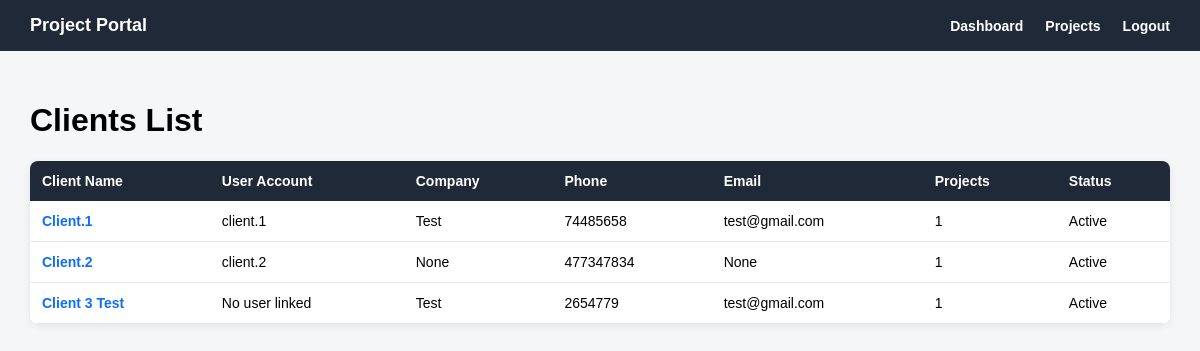
/clients/ (signed in), run on the app's committed database.
### clients/models.py (models this page shows, shortened)
class Client(models.Model):
    user = models.OneToOneField(
        settings.AUTH_USER_MODEL,
        on_delete=models.CASCADE,
        related_name='client_profile',
        blank=True,
        null=True
    )
    client_name = models.CharField(max_length=150)
    company_name = models.CharField(max_length=150, blank=True, null=True)
    phone = models.CharField(max_length=30)
    email = models.EmailField(blank=True, null=True)
    address = models.TextField(blank=True, null=True)
    is_active = models.BooleanField(default=True)
    created_at = models.DateTimeField(auto_now_add=True)

### accounts/models.py (models this page shows)
class User(AbstractUser):
    class Role(models.TextChoices):
        ADMIN = 'ADMIN', 'Admin'
        ENGINEER = 'ENGINEER', 'Engineer'
        CLIENT = 'CLIENT', 'Client'
    role = models.CharField(
        max_length=20,
        choices=Role.choices,
        default=Role.CLIENT
    )

### clients/views.py (the view)
# urls.py: path('', client_list_view, name='client_list'),
@login_required
def client_list_view(request):
    if request.user.role != 'ADMIN':
        clients = Client.objects.none()
    else:
        clients = Client.objects.all()
    return render(request, 'clients/client_list.html', {
        'clients': clients
    })

### templates/clients/client_list.html (shortened to what this page needs)
{% extends 'base.html' %}
{% block content %}
<div class="page-header">
    <h1>Clients List</h1>
</div>
{% if clients %}
    <table class="clients-table">
        <tr>
            <th>Client Name</th>
            <th>User Account</th>
            <th>Company</th>
            <th>Phone</th>
            <th>Email</th>
            <th>Projects</th>
            <th>Status</th>
        </tr>
        {% for client in clients %}
            <tr>
            <td>
    <a href="{% url 'clients:client_detail' client.pk %}" style="color: #0d6efd; font-weight: bold; text-decoration: none;">
                 {{ client.client_name }}
              </a>
             </td>
                <td>
                    {% if client.user %}
                        {{ client.user.username }}
                    {% else %}
                        No user linked
                    {% endif %}
                </td>
                <td>{{ client.company_name }}</td>
                <td>{{ client.phone }}</td>
                <td>{{ client.email }}</td>
                <td>{{ client.projects.count }}</td>
                <td>
                    {% if client.is_active %}
                        Active
                    {% else %}
                        Inactive
                    {% endif %}
                </td>
            </tr>
        {% endfor %}
    </table>
{% else %}
    <div class="empty-message">
        <p>No clients found.</p>
    </div>
{% endif %}
{% endblock %}

### templates/base.html (style rules this page uses)
body { margin: 0; font-family: Arial, sans-serif; background: #f4f6f8; }

### templates/clients/client_list.html (style rules this page uses)
.page-header { margin-bottom: 20px; }
.clients-table { width: 100%; border-collapse: collapse; background: white; border-radius: 8px; overflow: hidden; box-shadow: 0 2px 8px rgba(0, 0, 0, 0.08); }
.clients-table th { background: #1f2937; color: white; text-align: left; padding: 12px; font-size: 14px; }
.clients-table td { padding: 12px; border-bottom: 1px solid #e5e7eb; vertical-align: top; font-size: 14px; }

### data on the page
Client: client_name "Client.1", user.username "client.1", company_name "Test", phone "74485658", email "test@gmail.com", projects.count "1", is_active "Active"
Client: client_name "Client.2", user.username "client.2", company_name "None", phone "477347834", email "None", projects.count "1", is_active "Active"
Client: client_name "Client 3 Test", shows "No user linked", company_name "Test", phone "2654779", email "test@gmail.com", projects.count "1", is_active "Active"
